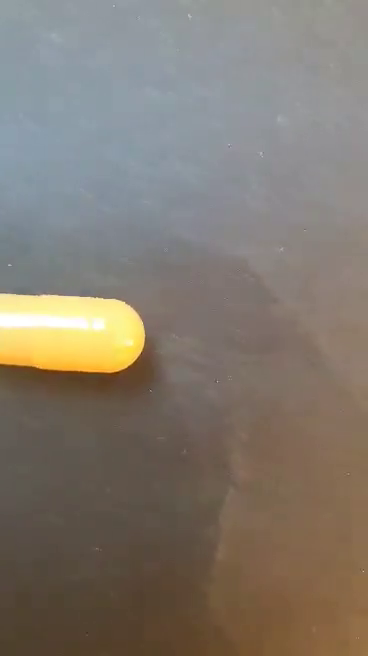
#> input picture frame 36 of video.mp4, 368 x 656 px, given in place of video_4s.mp4, which was not available
$ python video_test_count_crop.py
#> lines starting #> are read from the running program, lines starting #| are printed output that depends on the picture; after the words box and inside, x2 and y2 are one past the last pixel; in counts of white or black regions, pixels touching at a corner belong together; pictures that were not available may be replaced by others from this repository, and a replacement may not be noted
import numpy as np
import cv2 as cv


flag = 0
old_flag = 1
capsule_count = 0

def click(event, x, y, flags, param):
    if event == cv.EVENT_LBUTTONDOWN:
         print(frame[y,x])
         print(y)


def nothing(x):
    pass


def area(w, h):
    return w * h


def color_in_frame(image):


    colors_detected = []
    area_list = []

    boundaries = [
    ([80,80,220],[110,110,255], 'red'),
    ([90,120,50],[120,160,110], 'dark green'),
    ([185,200,160],[210,220,180], 'light green'),
    ([220,220,220],[255,255,255], 'white'),
    ([100,210,230],[130,230,255], 'nude'),
    ([50,200,220],[80,240,255], 'yellow'),
    ([100,170,220],[130,210,255], 'orange')
    ]


    mask = cv.inRange(image, np.array([0,0,0]) , np.array([85,85,85]))
    mask = (255 - mask)

    rect = thresh_callback(image, mask, 100)

    if len(rect) == 1 and area(rect[0][2],rect[0][3]) > 6000:
        crop = image[rect[0][1]:rect[0][1] + rect[0][3], rect[0][0]:rect[0][0] + rect[0][2]]

        cv.imshow("crop", crop)

        for (lower,upper, color) in boundaries:

            lower = np.array(lower, dtype = 'uint8')
            upper = np.array(upper, dtype= 'uint8')


            if cv.inRange(crop, lower, upper).any():

                colors_detected.append(color)
                #print(colors_detected)

    else:
        colors_detected = []
                # [8 lines of commented-out code are left out]
    return colors_detected

              # [6 lines of commented-out code are left out]


def thresh_callback(image, gray_image, val):

    threshold = val

    #canny_output = cv.Canny(gray_image, threshold, threshold * 2)

    #cv.imshow("Canny", gray_image)

    contours, _ = cv.findContours(gray_image, cv.RETR_TREE, cv.CHAIN_APPROX_SIMPLE)

    contours_poly = [None] * len(contours)
    boundRect = [None] * len(contours)
    finalRect = []


    ## boundingRect returns x, y, w, h -> w is width and h is height
    ## Rect area equals w*h
    ## if len boundRect = 1 and area is bigger than a certain limit, check colors in frame ( or middle of rect) and return
    ## if len boundRect = 2 and both area is bigger than a certain limit, check colors in frame (or middle of rect) and return
    for i, c in enumerate(contours):
        contours_poly[i] = cv.approxPolyDP(c,3,True)
        boundRect[i] = cv.boundingRect(contours_poly[i])

    for i, values in enumerate(boundRect):
       # print(area(boundRect[i][2], boundRect[i][3]))
        if area(boundRect[i][2], boundRect[i][3]) > 2000:
            finalRect.append(boundRect[i])

    #print(finalRect)

    final_img = image

    for i in range(0,len(finalRect)):
        color = (0,255,255)
        color_rect = (0, 255, 0)
        #cv.drawContours(drawing, contours_poly, i, color)

        #cv.rectangle(drawing, (int(boundRect[i][0]), int(boundRect[i][1])), \
        #    (int(boundRect[i][0]+boundRect[i][2]), int(boundRect[i][1]+boundRect[i][3])), color_rect, 2)
        #if 140 < (finalRect[i][1]+finalRect[i][3]/2) < 350:
        cv.rectangle(final_img, (int(finalRect[i][0]), int(finalRect[i][1])), \
            (int(finalRect[i][0]+finalRect[i][2]), int(finalRect[i][1]+finalRect[i][3])), color_rect, 2)


    #cv.putText(final_img,'White', (60,120),cv.FONT_HERSHEY_PLAIN,0.8, (255,255,255), 1)
    #cv.putText(final_img,'Red', (120,120),cv.FONT_HERSHEY_PLAIN,0.8, (0,0,255), 1)
    #cv.imshow('Contours', drawing)
    cv.imshow('Square image', final_img)
    return finalRect


##MAIN

cap = cv.VideoCapture("videos\\video_4s.mp4")


cv.namedWindow("Trackbars",)
cv.createTrackbar("lb","Trackbars",0,255,nothing)
cv.createTrackbar("lg","Trackbars",0,255,nothing)
cv.createTrackbar("lr","Trackbars",0,255,nothing)
cv.createTrackbar("ub","Trackbars",255,255,nothing)
cv.createTrackbar("ug","Trackbars",255,255,nothing)
cv.createTrackbar("ur","Trackbars",255,255,nothing)

while(cap.isOpened()):

    e1 = cv.getTickCount()

    ret, frame = cap.read()
#> frame is the input picture: shape (656, 368, 3); mean B, G, R 111, 121.3, 129.8


    if not ret:
        break

    gray = cv.cvtColor(frame, cv.COLOR_BGR2GRAY)
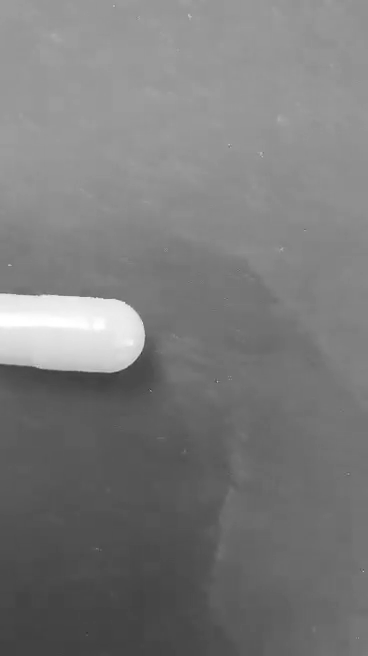
#> gray: shape (656, 368); min 50, max 255, mean 122.6
    gray = cv.blur(gray, (3,3))

    #frame = cv.blur(frame, (3,3))
    #frame = cv.bilateralFilter(frame, 45, 75, 75)
    frame = cv.medianBlur(frame,9)


    # [5 lines of commented-out code are left out]

    lb = cv.getTrackbarPos("lb","Trackbars")
    lg = cv.getTrackbarPos("lg","Trackbars")
    lr = cv.getTrackbarPos("lr","Trackbars")
    ub = cv.getTrackbarPos("ub","Trackbars")
    ug = cv.getTrackbarPos("ug","Trackbars")
    ur = cv.getTrackbarPos("ur","Trackbars")

    l_blue = np.array([lb,lg,lr])
    u_blue = np.array([ub,ug,ur])
    mask = cv.inRange(frame, l_blue, u_blue)
#> mask: shape (656, 368); every value is 255
    result = cv.bitwise_and(frame,frame,mask=mask)
    #cv.imshow('frame', frame)

    thresh = 100

    #thresh_callback(frame, cv.cvtColor(result, cv.COLOR_BGR2GRAY), thresh)
    colors = color_in_frame(frame)
#> in color_in_frame, `mask = cv.inRange(image, np.array([0,0,0]) , np.array([85,85,85]))`:
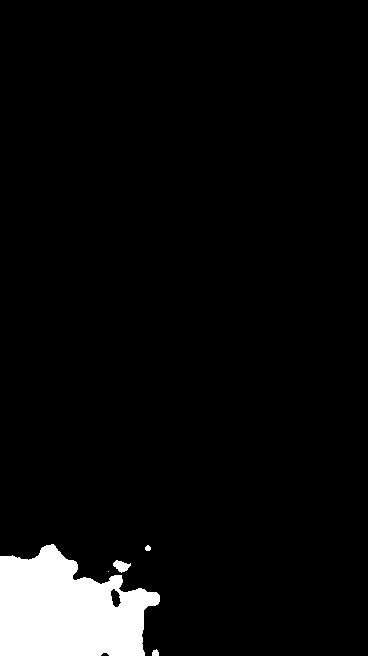
#> mask: shape (656, 368); 5.4% white; 5 white regions (1 under 20 px), largest, box (x1, y1, x2, y2) and area: (0, 544, 160, 656) 12768, (113, 560, 131, 573) 137, (152, 649, 159, 656) 39, (145, 545, 151, 551) 28
#> in color_in_frame, `mask = (255 - mask)`: mask: shape (656, 368); 94.6% white; 5 black regions (1 under 20 px)
#> in thresh_callback, `contours, _ = cv.findContours(gray_image, cv.RETR_TREE, cv.CHAIN_APPRO..`: contours = 6 contours, 2 with area under 20; largest, box (x1, y1, x2, y2) and area: (0, 0, 368, 656) 227424, (112, 559, 132, 574) 158, (111, 589, 121, 607) 97, (144, 544, 152, 552) 36
#> in thresh_callback, `contours_poly = [None] * len(contours)`: contours_poly = 6 items
#> the loop in thresh_callback, `for i, c in enumerate(contours):` made 6 passes
#> c on passes 1, 4: [[103, 653], [101, 655], [108, 655], [106, 653]], [[107, 571], [108, 570], [109, 571], [108, 572]]
#> after the loop in thresh_callback, `for i, c in enumerate(contours):`: boundRect = [(101, 655, 8, 1), (112, 589, 8, 18), (0, 0, 368, 656), (107, 571, 1, 1), (112, 559, 20, 15), (144, 544, 8, 8)]; contours_poly = 6 contours, 2 with area under 20; largest, box (x1, y1, x2, y2) and area: (0, 0, 368, 656) 227434, (112, 559, 132, 574) 129, (112, 589, 120, 607) 70, (144, 544, 152, 552) 26
#> the loop in thresh_callback, `for i, values in enumerate(boundRect):` made 6 passes
#> after the loop in thresh_callback, `for i, values in enumerate(boundRect):`: finalRect = [(0, 0, 368, 656)]
#> the loop in thresh_callback, `for i in range(0,len(finalRect)):` made 1 pass
#> (color, color_rect) on pass 1: ((0, 255, 255), (0, 255, 0))
#> after the loop in thresh_callback, `for i in range(0,len(finalRect)):`:
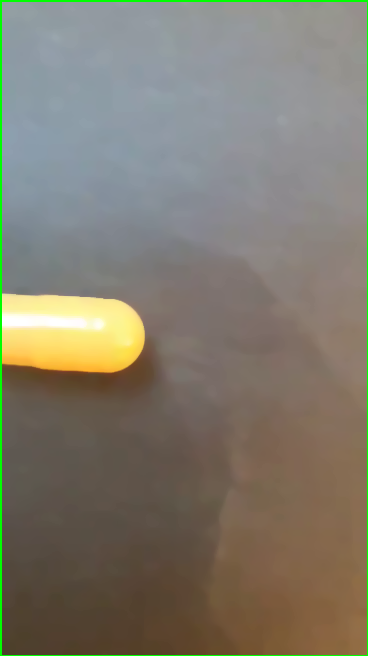
#> final_img: shape (656, 368, 3); mean B, G, R 109.5, 122.9, 128.1
#> after the loop in color_in_frame, `for (lower,upper, color) in boundaries:`: colors_detected = ['white', 'nude', 'yellow', 'orange']
#> colors = ['white', 'nude', 'yellow', 'orange']

    #print("Flag before: ",flag)
    #print(colors)
    if (colors != [] and flag == 0) and old_flag == 1:
        old_flag = flag
        flag = 1
        print("Capsule detected: ", colors)
#| Capsule detected:  ['white', 'nude', 'yellow', 'orange']
        capsule_count = capsule_count + 1

    elif (colors == [] and flag == 1) and old_flag == 0:
        old_flag = flag
        flag = 0
        print("Capsule not in frame")


    #print("Flag: ", flag)
    #print("Old Flag: ", old_flag)


    cv.imshow("frame", frame)

    cv.setMouseCallback("frame", click)
    #cv.imshow("mask", mask)
    #cv.imshow("result",result)


    if cv.waitKey(1) == ord('q'):
#> (key q is pressed here)
        break

    e2 = cv.getTickCount()
    time = (e2 - e1) / cv.getTickFrequency()
    print(time)

print("Total capsules: ", capsule_count)


cap.release()
cv.destroyAllWindows()

$ run again, starting later in the video
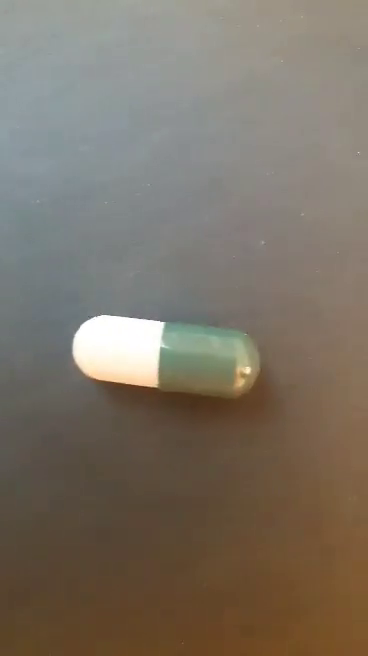
#> input picture frame 163 of video.mp4, 368 x 656 px, given in place of video_4s.mp4, which was not available
#> frame is the input picture: shape (656, 368, 3); mean B, G, R 101.8, 114.3, 123.7
#> in color_in_frame, `mask = cv.inRange(image, np.array([0,0,0]) , np.array([85,85,85]))`:
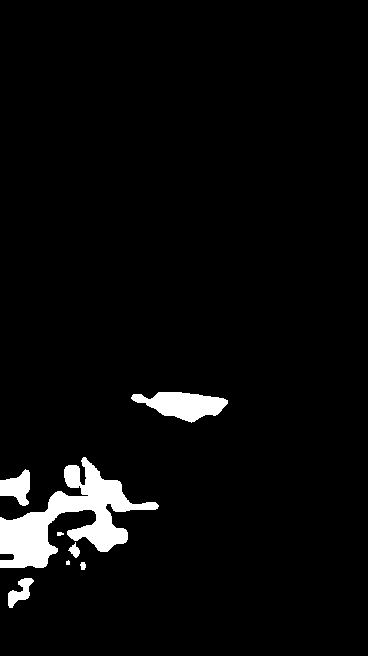
#> mask: shape (656, 368); 3.9% white; 8 white regions (1 under 20 px), largest, box (x1, y1, x2, y2) and area: (0, 457, 159, 568) 6553, (131, 392, 228, 423) 1760, (0, 469, 30, 506) 674
#> contours = 8 contours; box (x1, y1, x2, y2) and area: (0, 0, 368, 656) 232736, (130, 391, 229, 424) 1860, (7, 577, 35, 609) 420, (67, 541, 81, 559) 117, (0, 554, 14, 560) 64, (79, 561, 87, 571) 49, (56, 531, 65, 537) 32, (65, 559, 71, 566) 24
#> in thresh_callback, `contours_poly = [None] * len(contours)`: contours_poly = 8 items
#> the loop in thresh_callback, `for i, c in enumerate(contours):` made 8 passes
#> after the loop in thresh_callback, `for i, c in enumerate(contours):`: boundRect = [(0, 554, 14, 6), (0, 0, 368, 656), (7, 577, 28, 32), (80, 561, 7, 10), (66, 559, 5, 7), (67, 541, 14, 18), (56, 532, 9, 5), (130, 391, 99, 33)]; contours_poly = 8 contours, 2 with area under 20; largest, box (x1, y1, x2, y2) and area: (0, 0, 368, 656) 232716, (130, 391, 229, 424) 1818, (7, 577, 35, 609) 380, (67, 541, 81, 559) 110, (0, 554, 14, 560) 56, (80, 561, 87, 571) 34
#> the loop in thresh_callback, `for i, values in enumerate(boundRect):` made 8 passes
#> after the loop in thresh_callback, `for i, values in enumerate(boundRect):`: finalRect = [(0, 0, 368, 656), (130, 391, 99, 33)]
#> the loop in thresh_callback, `for i in range(0,len(finalRect)):` made 2 passes
#> (color, color_rect) on passes 1 to 2: ((0, 255, 255), (0, 255, 0)), ((0, 255, 255), (0, 255, 0))
#> after the loop in thresh_callback, `for i in range(0,len(finalRect)):`:
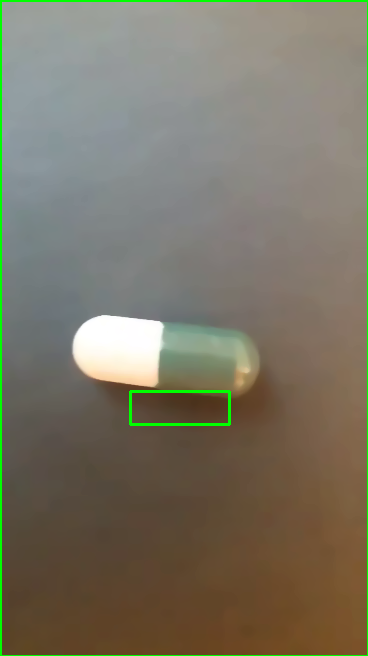
#> final_img: shape (656, 368, 3); mean B, G, R 100.3, 116.6, 121.8
#> colors = []

$ run again, starting later in the video
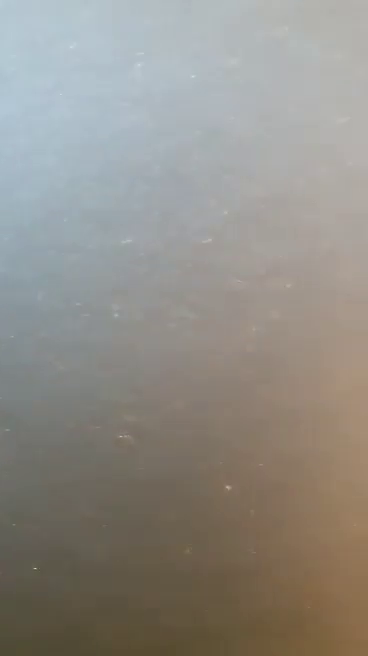
#> input picture frame 291 of video.mp4, 368 x 656 px, given in place of video_4s.mp4, which was not available
#> frame is the input picture: shape (656, 368, 3); mean B, G, R 135.1, 141.9, 145.2
#> in color_in_frame, `mask = cv.inRange(image, np.array([0,0,0]) , np.array([85,85,85]))`:
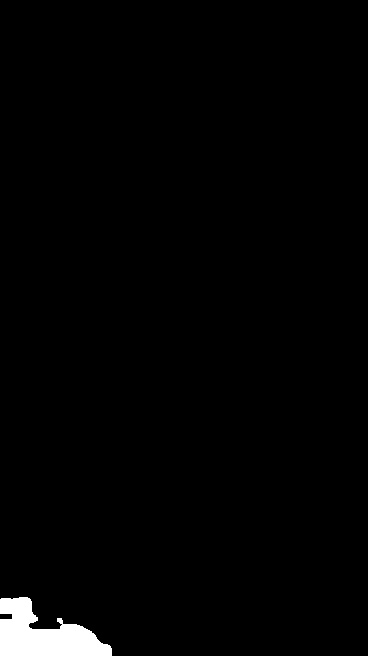
#> mask: shape (656, 368); 1.6% white; 1 white region, box (x1, y1, x2, y2) and area: (0, 597, 112, 656) 3873
#> contours = 2 contours; box (x1, y1, x2, y2) and area: (0, 0, 368, 656) 236448, (0, 614, 12, 619) 44
#> in thresh_callback, `contours_poly = [None] * len(contours)`: contours_poly = 2 items
#> the loop in thresh_callback, `for i, c in enumerate(contours):` made 2 passes
#> c on pass 1: [[0, 614], [0, 618], [11, 618], [11, 614]]
#> after the loop in thresh_callback, `for i, c in enumerate(contours):`: boundRect = [(0, 614, 12, 5), (0, 0, 368, 656)]; contours_poly = 2 contours; box (x1, y1, x2, y2) and area: (0, 0, 368, 656) 236492, (0, 614, 12, 619) 44
#> the loop in thresh_callback, `for i, values in enumerate(boundRect):` made 2 passes
#> after the loop in thresh_callback, `for i, values in enumerate(boundRect):`: finalRect = [(0, 0, 368, 656)]
#> the loop in thresh_callback, `for i in range(0,len(finalRect)):` made 1 pass
#> (color, color_rect) on pass 1: ((0, 255, 255), (0, 255, 0))
#> after the loop in thresh_callback, `for i in range(0,len(finalRect)):`:
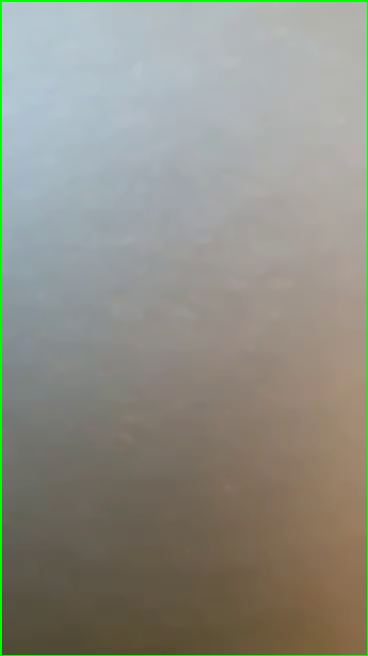
#> final_img: shape (656, 368, 3); mean B, G, R 133.3, 143.2, 143.2
#> after the loop in color_in_frame, `for (lower,upper, color) in boundaries:`: colors_detected = ['light green']
#| Capsule detected:  ['light green']
